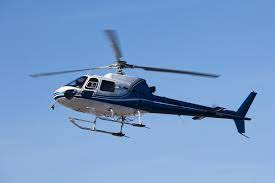
#> input picture Temelislemler/helikopter.jpg, 275 x 183 px
$ python Tresholding.py
#> lines starting #> are read from the running program, lines starting #| are printed output that depends on the picture; after the words box and inside, x2 and y2 are one past the last pixel; in counts of white or black regions, pixels touching at a corner belong together
"""
Thresholding (eşikleme), bir görüntü üzerinde belirli bir eşiği (threshold) kullanarak
 pikselleri iki farklı sınıfa ayırmak için kullanılan bir görüntü işleme tekniğidir.
 Bu işlem, bir pikselin parlaklık değerini (intensite) eşiğe göre karşılaştırarak,
 belirli bir koşulu sağlayan pikselleri bir sınıfa, sağlamayanları ise diğer sınıfa atar."""


"""
import cv2
import numpy as np
from matplotlib import pyplot as pltq

img = cv2.imread("helikopter.jpg",0)

ret,th1 = cv2.threshold(img,150,200,cv2.THRESH_BINARY)
th2 = cv2.adaptiveThreshold(img,255,cv2.ADAPTIVE_THRESH_MEAN_C,cv2.THRESH_BINARY,21,2)
th3 = cv2.adaptiveThreshold(img,255,cv2.ADAPTIVE_THRESH_GAUSSIAN_C,cv2.THRESH_BINARY,21,2)


cv2.imshow("img-th1",th1)
cv2.imshow("img-th2",th2)
cv2.imshow("img-th3",th3)
"""

import cv2 as cv
import numpy as np
from matplotlib import pyplot as plt
img = cv.imread('helikopter.jpg', cv.IMREAD_GRAYSCALE)
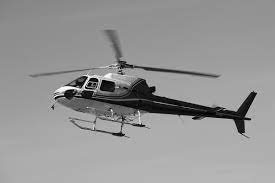
#> img: shape (183, 275); min 0, max 255, mean 149.2
assert img is not None, "file could not be read, check with os.path.exists()"

img = cv.medianBlur(img,5)
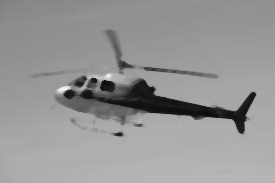
#> img: shape (183, 275); min 9, max 242, mean 149.6
ret,th1 = cv.threshold(img,127,255,cv.THRESH_BINARY)
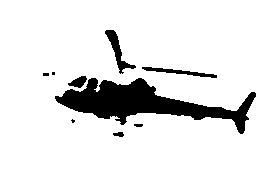
#> th1: shape (183, 275); 89.7% white; 9 black regions (3 under 20 px), largest, box (x1, y1, x2, y2) and area: (55, 78, 256, 134) 4295, (105, 30, 136, 74) 370, (142, 67, 217, 78) 265, (68, 76, 87, 88) 132, (113, 132, 124, 137) 40, (134, 124, 143, 127) 24
th2 = cv.adaptiveThreshold(img,255,cv.ADAPTIVE_THRESH_MEAN_C,\
            cv.THRESH_BINARY,11,2)
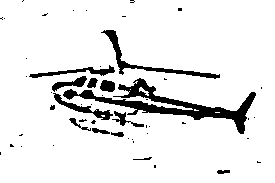
#> th2: shape (183, 275); 90.7% white; 52 black regions (38 under 20 px), largest, box (x1, y1, x2, y2) and area: (63, 78, 256, 134) 2327, (101, 30, 220, 79) 667, (53, 93, 113, 120) 351
th3 = cv.adaptiveThreshold(img,255,cv.ADAPTIVE_THRESH_GAUSSIAN_C,\
            cv.THRESH_BINARY,11,2)
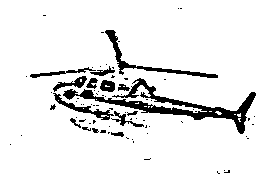
#> th3: shape (183, 275); 91.7% white; 77 black regions (61 under 20 px), largest, box (x1, y1, x2, y2) and area: (63, 78, 256, 134) 2030, (105, 30, 218, 78) 602, (53, 93, 114, 120) 322
titles = ['Original Image', 'Global Thresholding (v = 127)',
            'Adaptive Mean Thresholding', 'Adaptive Gaussian Thresholding']
images = [img, th1, th2, th3]
for i in range(4):
    plt.subplot(2,2,i+1),plt.imshow(images[i],'gray')
    plt.title(titles[i])
    plt.xticks([]),plt.yticks([])

plt.show()

#Otsu's Tresholding
"""
import cv2 as cv
import numpy as np
from matplotlib import pyplot as plt
img = cv.imread('median.png', cv.IMREAD_GRAYSCALE)
assert img is not None, "file could not be read, check with os.path.exists()"
# global thresholding
ret1,th1 = cv.threshold(img,127,255,cv.THRESH_BINARY)
# Otsu's thresholding
ret2,th2 = cv.threshold(img,0,255,cv.THRESH_BINARY+cv.THRESH_OTSU)
# Otsu's thresholding after Gaussian filtering
blur = cv.GaussianBlur(img,(5,5),0)
ret3,th3 = cv.threshold(blur,0,255,cv.THRESH_BINARY+cv.THRESH_OTSU)
# plot all the images and their histograms
images = [img, 0, th1,
          img, 0, th2,
          blur, 0, th3]
titles = ['Original Noisy Image','Histogram','Global Thresholding (v=127)',
          'Original Noisy Image','Histogram',"Otsu's Thresholding",
          'Gaussian filtered Image','Histogram',"Otsu's Thresholding"]
for i in range(3):
    plt.subplot(3,3,i*3+1),plt.imshow(images[i*3],'gray')
    plt.title(titles[i*3]), plt.xticks([]), plt.yticks([])
    plt.subplot(3,3,i*3+2),plt.hist(images[i*3].ravel(),256)
    plt.title(titles[i*3+1]), plt.xticks([]), plt.yticks([])
    plt.subplot(3,3,i*3+3),plt.imshow(images[i*3+2],'gray')
    plt.title(titles[i*3+2]), plt.xticks([]), plt.yticks([])
plt.show()"""
